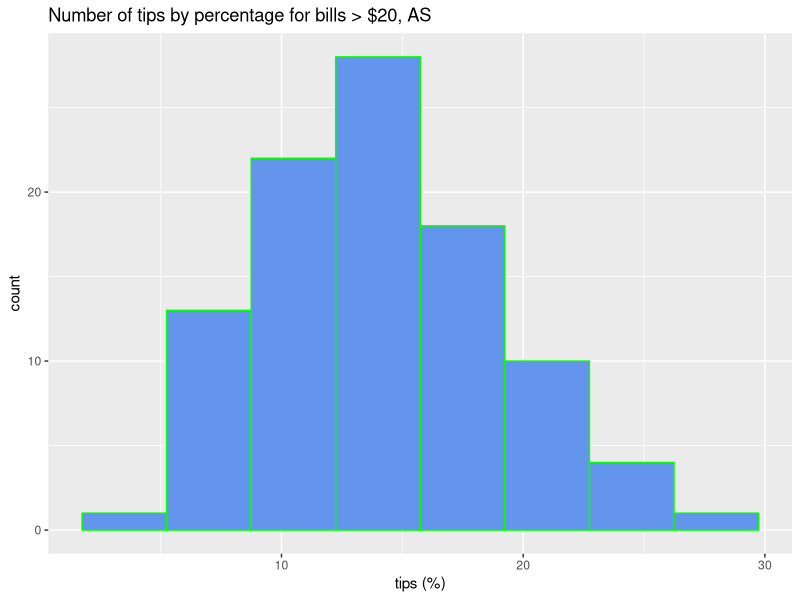
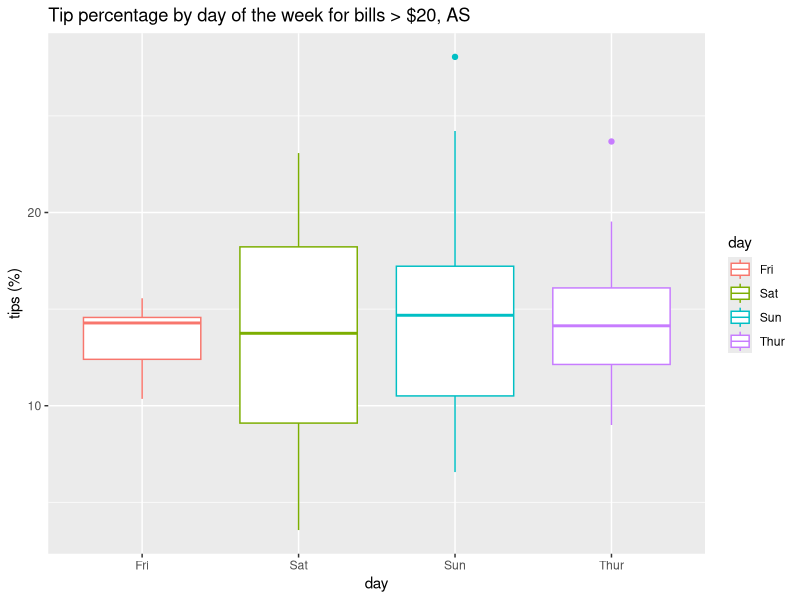
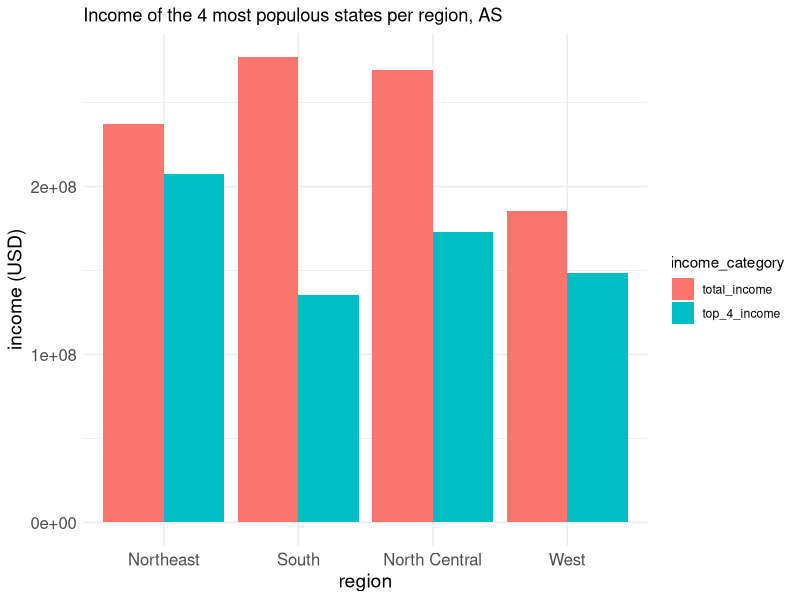
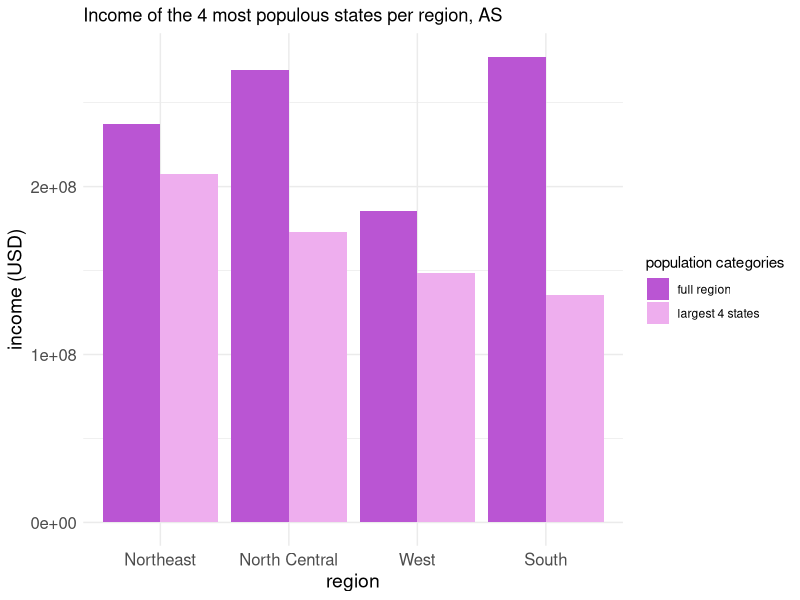
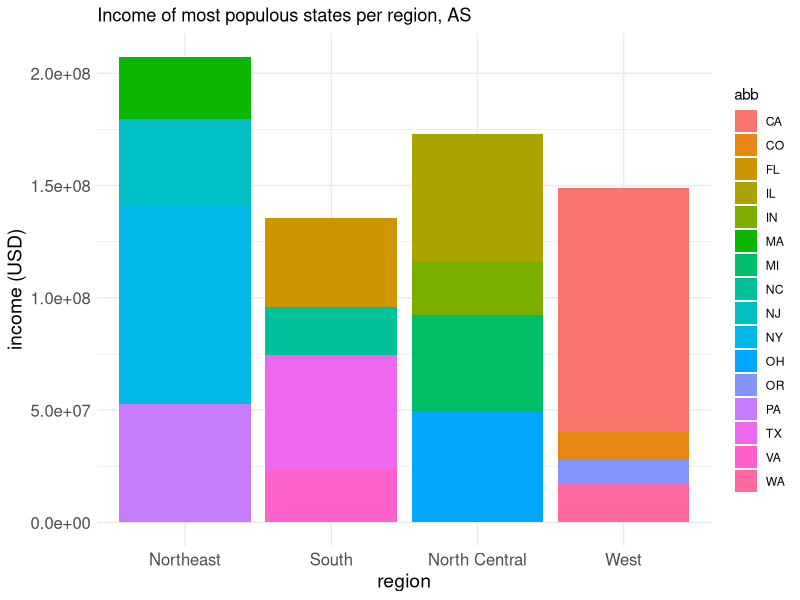
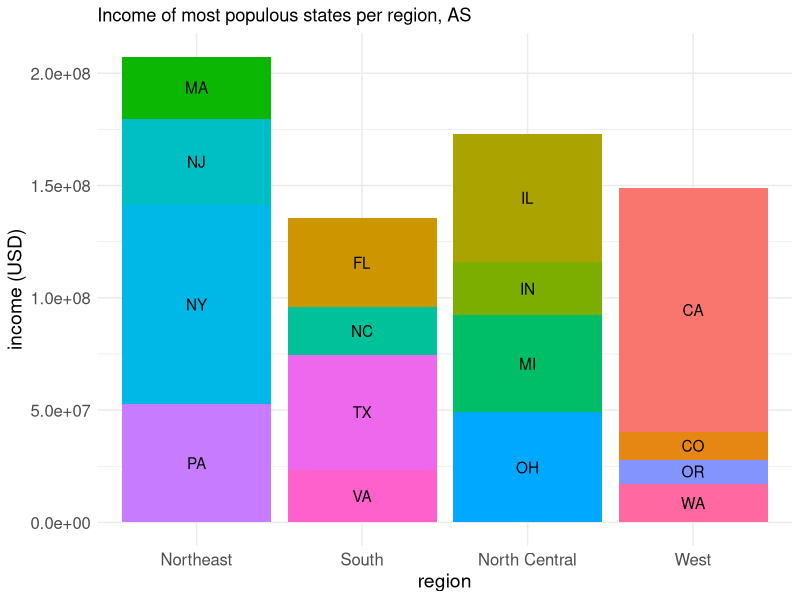
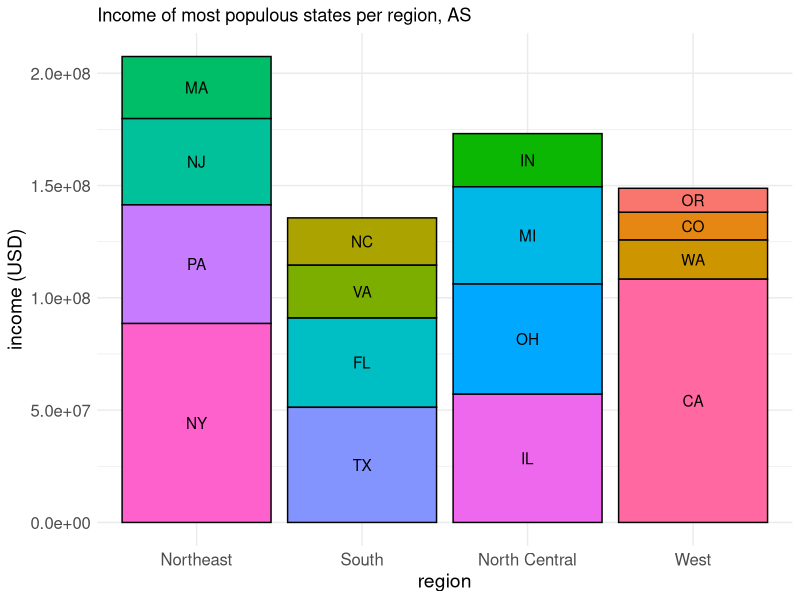
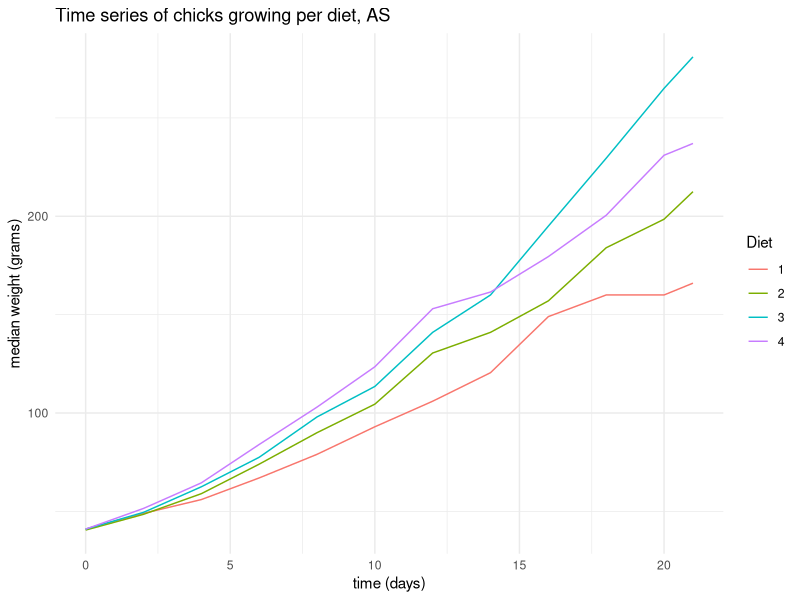

These figures' R source, in order:
## ---- chunk 1
Q0 <- 5
## ---- chunk 2
Q0
## ---- chunk 3
Q0 = 5
Q0
## ---- chunk 4
library(tidyverse)
library(reshape2)

# the following is being defined so that you can use it later with plots, if you wish
larger_font <- theme(axis.title = element_text(size=14)) +
    theme(axis.text = element_text(size=12))
## ---- chunk 5
df_tips = tips %>% 
    mutate(tip_percent = tip/total_bill*100)

states <- cbind(state.abb,state.region,state.division,data.frame(state.x77)) %>% 
    rename(region=state.region,division=state.division,abb=state.abb,income_per_capita = Income) %>% 
    mutate(income = income_per_capita * Population)
## ---- chunk 6
df_tips %>% 
    head()
## ---- chunk 7
df_tips %>% 
    tally()
## ---- chunk 8
Q5 <- df_tips %>% 
    filter(total_bill > 20)
# you can leave this here to check your work
Q5
## ---- chunk 9
Q6 = 97
Q6
## ---- chunk 10
ggplot(Q5,aes(x=tip_percent)) + 
    geom_histogram(bins =8, fill = "cornflowerblue", color = "green") +
    labs(title="Number of tips by percentage for bills > $20, AS", x="tips (%)")
## ---- chunk 11
ggplot(Q5,aes(x=day,y=tip_percent,color=day)) + 
    geom_boxplot() +
    labs(title="Tip percentage by day of the week for bills > $20, AS", y="tips (%)")
## ---- chunk 12
states %>% head()
## ---- chunk 13
Q11 = states %>%
    group_by(region) %>%
    summarize(total_income = sum(income))
Q11
## ---- chunk 14
Q12 = states %>%
    group_by(region) %>%
    top_n(4, Population)
Q12
## ---- chunk 15
Q13 = states %>%
    group_by(region) %>%
    top_n(4, Population) %>%
    summarize(top_4_income = sum(income))
Q13
## ---- chunk 16
Q14 <- merge(Q11,Q13,on="region")
Q14
## ---- chunk 17
Q15 <- melt(Q14,variable.name = "income_category",value.name = "income",id.vars = "region")
Q15
## ---- chunk 18
ggplot(Q15,aes(x=region,y=income,fill=income_category)) + 
    geom_col(position="dodge") +
    labs(title="Income of the 4 most populous states per region, AS",x="region",y="income (USD)") +
    theme_minimal() +
    larger_font
## ---- chunk 19
# copy and paste your Q16 code here, and add the modifications specified
ggplot(Q15,aes(x=fct_reorder2(region,income_category,income),y=income,fill=income_category)) + 
    geom_col(position="dodge") +
    labs(title="Income of the 4 most populous states per region, AS",x="region",y="income (USD)", fill="population categories") +
    theme_minimal() +
    larger_font +
    scale_fill_manual(labels=c("full region","largest 4 states"),values=c("mediumorchid","plum2"))
## ---- chunk 20
ggplot(Q12,aes(x=region,y=income,fill=abb)) +
    geom_col() +
    labs(title="Income of most populous states per region, AS",y="income (USD)") +
    theme_minimal() +
    larger_font
## ---- chunk 21
ggplot(Q12,aes(x=region,y=income,fill=abb)) + 
    geom_col(show.legend = FALSE) +
    geom_text(aes(label=abb,y=income),position=position_stack(vjust=0.5)) +
    labs(title="Income of most populous states per region, AS",y="income (USD)") +
    theme_minimal() +
    larger_font
## ---- chunk 22
ggplot(Q12,aes(x=region,y=income,fill=fct_reorder(abb,income))) + 
    geom_col(show.legend = FALSE, color="black") +
    geom_text(aes(label=abb,y=income),position=position_stack(vjust=0.5)) +
    labs(title="Income of most populous states per region, AS",y="income (USD)") +
    theme_minimal() +
    larger_font
## ---- chunk 23
ChickWeight %>% head()
ChickWeight %>% tail()
## ---- chunk 24
Q24 <- ChickWeight %>% 
    group_by(Diet) %>%
    summarize(median_weight = median(weight))
Q24
## ---- chunk 25
Q25 = table(ChickWeight$Diet)
Q25
## ---- chunk 26
Q26 <- ChickWeight %>% 
   group_by(Chick) %>%
   summarize(Count = n())
   ### arrange()     *I'm trying to look up how to reorder Chick from 1-5 to make it cleaner, but having trouble.
Q26
## ---- chunk 27
Q27 <- ChickWeight %>% 
   group_by(Diet) %>%
   summarize(count_distinct = n_distinct(Chick))
   ### tally()     *I'm also trying to figure out how to use the function tally(), instead of summarize(). I did achieve the desired output.
Q27
## ---- chunk 28
Q28 <- ChickWeight %>%
   group_by(Time, Diet) %>%
   summarize(Q28 = median(weight))

Q28 %>%
ggplot(aes(x=Time,y=Q28,color=Diet)) +
   geom_line() +
   labs(title="Time series of chicks growing per diet, AS",x="time (days)",y="median weight (grams)") + 
   theme_minimal()
